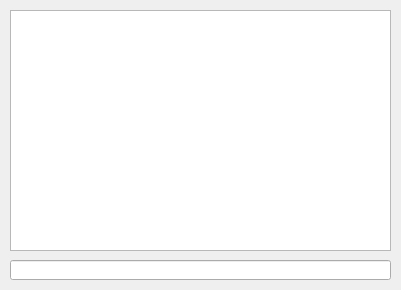
<?xml version="1.0" encoding="UTF-8"?>
<ui version="4.0">
 <class>TelnetForm</class>
 <widget class="QWidget" name="TelnetForm">
  <property name="geometry">
   <rect>
    <x>0</x>
    <y>0</y>
    <width>401</width>
    <height>290</height>
   </rect>
  </property>
  <property name="windowTitle">
   <string notr="true">Form</string>
  </property>
  <widget class="QTextEdit" name="textEdit">
   <property name="geometry">
    <rect>
     <x>10</x>
     <y>10</y>
     <width>381</width>
     <height>241</height>
    </rect>
   </property>
  </widget>
  <widget class="QLineEdit" name="lineEdit">
   <property name="geometry">
    <rect>
     <x>10</x>
     <y>260</y>
     <width>381</width>
     <height>20</height>
    </rect>
   </property>
  </widget>
 </widget>
 <resources/>
 <connections/>
</ui>
